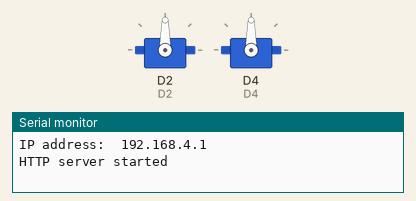
Recording of a sketch running on a simulated ESP8266 (NodeMCU). Shown: 2 × servo, the last lines printed to the serial monitor.

Above: at 0.05 s.
At 14.0 s:
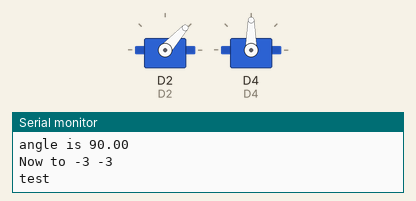
Timing chart, 0 to 18.2 s (numbered marks = the images above):
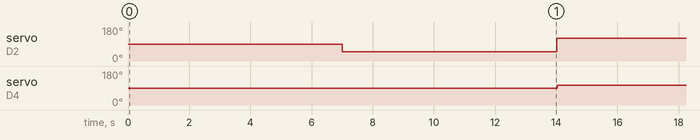

Measured:
- by itself, servo on D2: alternates 121° for 7.0 s and 48° for 7.0 s
- by itself, servo on D4: repeats every 14.0 s: 131° 7.0 s, 160° 7.0 s

The sketch:

main.ino
```cpp
#include <ESP8266WiFi.h>
#include <WiFiClient.h>
#include <ESP8266WebServer.h>
#include <Servo.h>
//192.1168.4.1
#define D2 4
#define D4 2
#define SERVO_STEP 5

const char* ssid = "DEXTAR";
const char* password = "114_robots";

ESP8266WebServer server(80);
String IP;
Servo servo_L;
Servo servo_R;

double servo_L_angle = 90.0;
double servo_R_angle = 90.0;


void handleRoot();
void handleRootPOST();

void setup() {
  Serial.begin(115200);
  servo_L.attach(D2);
  servo_R.attach(D4);

  servo_L.write(servo_L_angle);
  servo_R.write(servo_R_angle);

  WiFi.softAP(ssid, password);
  Serial.print("IP address:\t");
  Serial.println(WiFi.softAPIP());
  IP = WiFi.softAPIP().toString();
  server.on("/", HTTP_GET, handleRoot);
  server.on("/", HTTP_POST, handleRootPOST);

  server.begin();
  Serial.println("HTTP server started");
}

double EPS = 0.0000001;

double quad(double p) {
  return p*p;
}

double dist(double x1, double y1, double x2, double y2) {
  return sqrt(quad(x1 - x2) + quad(y1 - y2));
}

void intersection(double r, double a, double b, double c, int side, double dx, double dy) {
  if (side == 0) {
    Serial.print(" left ");
  } else {
    Serial.print(" right ");
  }
  Serial.print(" a:");
  Serial.print(a);
  Serial.print(" b:");
  Serial.print(b);
  Serial.print(" c:");
  Serial.print(c);
  Serial.print(" ");
  double x0 = -a*c/(a*a+b*b),  y0 = -b*c/(a*a+b*b);
  if (c*c > r*r*(a*a+b*b)+EPS) {
    Serial.println("no points");
  }
  else if (abs(c*c - r*r*(a*a+b*b)) < EPS) {
    Serial.print("1 point ");
    Serial.print(x0);
    Serial.print(" ");
    Serial.println(y0);
  }
  else {
    double d = r*r - c*c/(a*a+b*b);
    double mult = sqrt (d / (a*a+b*b));
    double ax,ay,bx,by;
    ax = x0 + b * mult;
    bx = x0 - b * mult;
    ay = y0 - a * mult;
    by = y0 + a * mult;
    Serial.print("2 points ");
    Serial.print(ax);
    Serial.print(" ");
    Serial.print(ay);
    Serial.print(" and ");
    Serial.print(bx);
    Serial.print(" ");
    Serial.println(by);
    double xnow, ynow;
    double angnow;
    ax += dx;
    ay += dy;
    bx += dx;
    by += dy;
    if (side == 0) {
      angnow = servo_L.read();
    } else {
      angnow = servo_R.read();
    }
    if (angnow < 90) {
      if (side == 0) {
        xnow = -4.5 + 7.5 * cos(angnow);
      } else {
        xnow = 4.5 + 7.5 * cos(angnow);
      }
      ynow = sin(angnow) * 7.5;
    } else {
      if (side == 0) {
        xnow = -4 - 7.5 * cos(180 - angnow);
      } else {
        xnow = 4 - 7.5 * cos(180 - angnow);
      }
      ynow = -10.5 + sin(180 - angnow) * 7.5;
    }
    if (dist(xnow, ynow, ax, ay) < dist(xnow, ynow, bx, by)) {
      Serial.print("need dot ");
      Serial.print(ax);
      Serial.print(" ");
      Serial.println(ay);
      if (side == 0) {
        double hipot = 7.5;
        Serial.print("Delta x ");
        Serial.println(dist(4, 0, ax, 0));
        double cos_angle = dist(-4, 0, ax, 0) / hipot;
        if (ax > -4) {
          servo_L.write(degrees(acos(cos_angle)));
          Serial.print("angle is ");
          Serial.println(degrees(acos(cos_angle)));
        } else {
          servo_L.write(180 - degrees(acos(cos_angle)));
          Serial.print("angle is ");
          Serial.println(180 - degrees(acos(cos_angle)));
        }
      } else {
        double hipot = 7.5;
        Serial.print("Delta x ");
        Serial.println(dist(4, 0, ax, 0));
        double cos_angle = dist(4, 0, ax, 0) / hipot;
        if (ax > 4) {
          servo_R.write(degrees(acos(cos_angle)));
          Serial.print("angle is ");
          Serial.println(degrees(acos(cos_angle)));
        } else {
          servo_R.write(180 - degrees(acos(cos_angle)));
          Serial.print("angle is ");
          Serial.println(180 - degrees(acos(cos_angle)));
        }
      }
    } else {
      Serial.print("need dot ");
      Serial.print(bx);
      Serial.print(" ");
      Serial.println(by);
      if (side == 0) {
        double hipot = 7.5;
        Serial.print("Delta x ");
        Serial.println(dist(4, 0, bx, 0));
        double cos_angle = dist(-4, 0, bx, 0) / hipot;
        if (bx > -4) {
          servo_L.write(degrees(acos(cos_angle)));
          Serial.print("angle is ");
          Serial.println(degrees(acos(cos_angle)));
        } else {
          servo_L.write(180 - degrees(acos(cos_angle)));
          Serial.print("angle is ");
          Serial.println(180 - degrees(acos(cos_angle)));
        }
      } else {
        double hipot = 7.5;
        Serial.print("Delta x ");
        Serial.println(dist(4, 0, bx, 0));
        double cos_angle = dist(4, 0, bx, 0) / hipot;
        if (bx > 4) {
          servo_R.write(degrees(acos(cos_angle)));
          Serial.print("angle is ");
          Serial.println(degrees(acos(cos_angle)));
        } else {
          servo_R.write(180 - degrees(acos(cos_angle)));
          Serial.print("angle is ");
          Serial.println(180 - degrees(acos(cos_angle)));
        }
      }
    }
  }
}

void rotate(double dx, double dy) {
  Serial.println("test");
  double mid = 90;
  delay(2000);
  double small_r = 5;
  double big_r = 7.5;
  double x_l_servo = -4, y_l_servo = -10.5;
  double x_r_servo = 4, y_r_servo = -10.5;
  double x_l_point, y_l_point;
  double x_r_point, y_r_point;
  x_l_servo -= dx; y_l_servo -= dy;
  x_r_servo -= dx; y_r_servo -= dy;
  double a_l = -2 * x_l_servo;
  double b_l = -2 * y_l_servo;
  double c_l = quad(x_l_servo) + quad(y_l_servo) + quad(small_r) - quad(big_r);
  intersection(small_r, a_l, b_l, c_l, 0, dx, dy);
  double a_r = -2 * x_r_servo;
  double b_r = -2 * y_r_servo;
  double c_r = quad(x_r_servo) + quad(y_r_servo) + quad(small_r) - quad(big_r);
  intersection(small_r, a_r, b_r, c_r, 1, dx, dy);
}

void loop() {
  server.handleClient();
  delay(5000);
  Serial.println("Now to -0 -0");
  rotate(0, 0);
  delay(5000);
  Serial.println("Now to -3 -3");
  rotate(-3, -3);
}

void handleRoot() {

  server.send(200, "text/html", "<html>\
                                  <body>\
                                  <script type=\"text/javascript\">\
                                    function reply_click(clicked_id)\
                                    {\
                                        var xhr = new XMLHttpRequest();\
                                        var data = encodeURIComponent(clicked_id);\
                                        xhr.open(\"POST\", \"\", true);\
                                        xhr.setRequestHeader(\'Content-Type\', 'application/x-www-form-urlencoded');\
                                        xhr.send(clicked_id);\
                                    }\
                                  </script>\
                                  <button id=\"1\" onClick=\"reply_click(this.id)\">L -5grad</button>\
                                  <button id=\"2\" onClick=\"reply_click(this.id)\">L +5grad</button>\
                                  <button id=\"3\" onClick=\"reply_click(this.id)\">R -5grad</button>\
                                  <button id=\"4\" onClick=\"reply_click(this.id)\">R +5grad</button>\
                                  </body>\
                                  </html>");
}

void handleRootPOST() {
  Serial.println("Got POST request!");
  String data = server.arg("plain");
  Serial.println(data);
  /*StaticJsonDocument<200> jBuffer;
  //JsonObject& jObject = jBuffer.parseObject(data);
  deserializeJson(jBuffer, data);
  int id = jBuffer["id"];*/

  int id = data.toInt();

  if (id < 1 || id > 4) {
    server.send(503, "");
    return;
  }

  int step = 0;
  if (id % 2 == 1) {
    step = -SERVO_STEP;
  } else {
    step = SERVO_STEP;
  }

  if (id < 3) {
    double new_angle = max(min(servo_L_angle + step, 180.0), 0.0);
    servo_L.write(new_angle);
    servo_L_angle = new_angle;
  } else {
    double new_angle = max(min(servo_R_angle + step, 180.0), 0.0);
    servo_R.write(new_angle);
    servo_R_angle = new_angle;
  }

  server.send(204, "");
}
```
